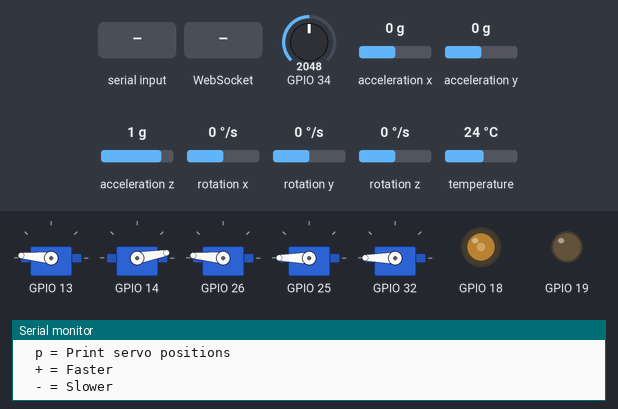
Bench run of a program on a simulated ESP32. Shown: 5 × servo, output pins drawn as LEDs (lit = HIGH), the last lines printed to the serial monitor. The test bench sets the inputs (shaded band); at power-on: GPIO 34 = 2048, acceleration x 0 g, acceleration y 0 g, acceleration z 1 g, rotation x 0 °/s, rotation y 0 °/s, rotation z 0 °/s, temperature 24 °C (analog values on the 0–4095 scale).

Above: at 1.2 s.
1.3 s: "f" received over Serial
At 2.22 s:
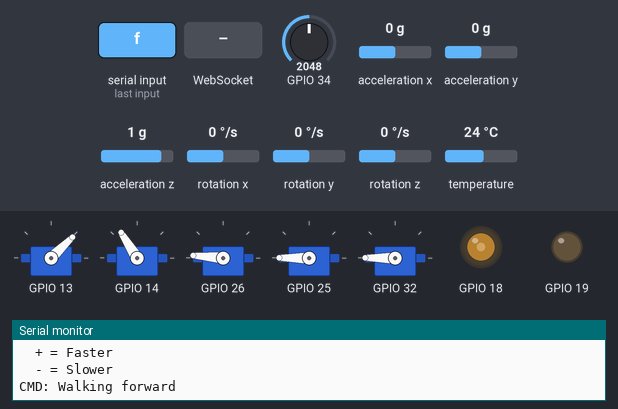
4.3 s: GPIO 34 set to 122
At 5.0 s:
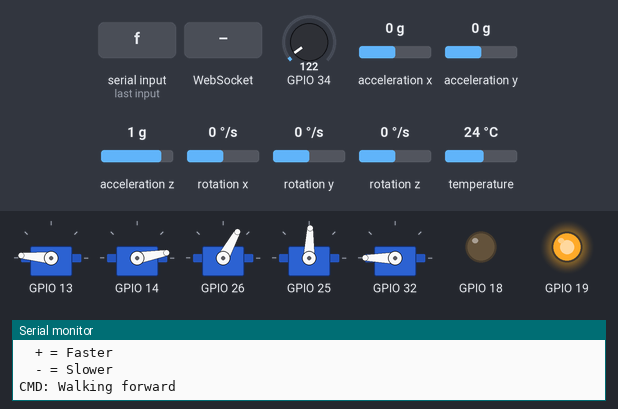
6.0 s: WebSocket text "l" received
At 8.6 s:
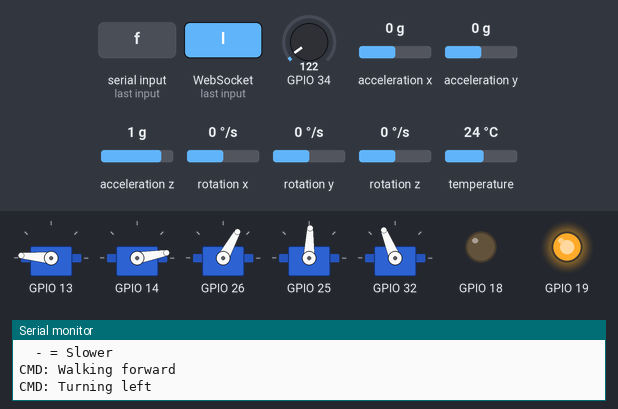
9.0 s: "h" received over Serial
At 10.8 s:
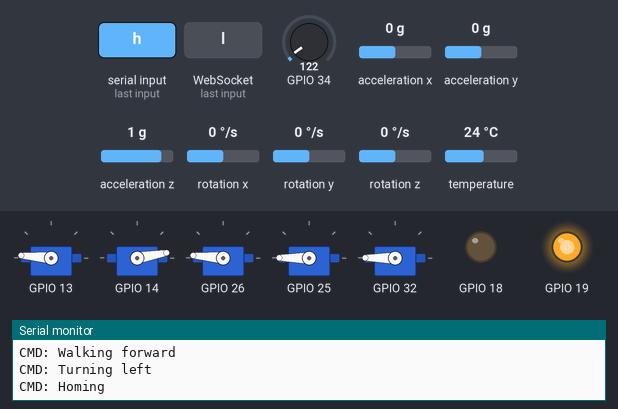
11.1 s: WebSocket text "b" received
At 12.5 s:
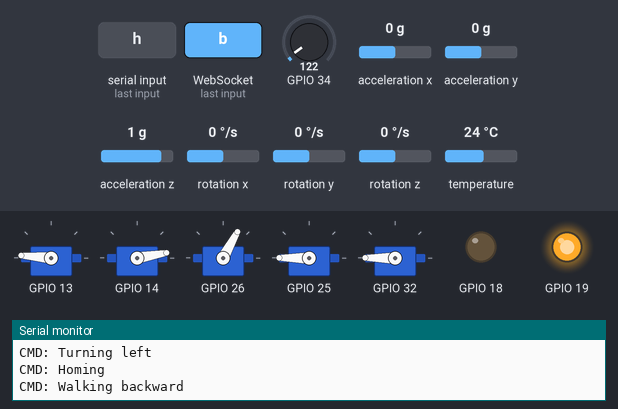
13.2 s: GPIO 34 set to 1228
At 14.42 s:
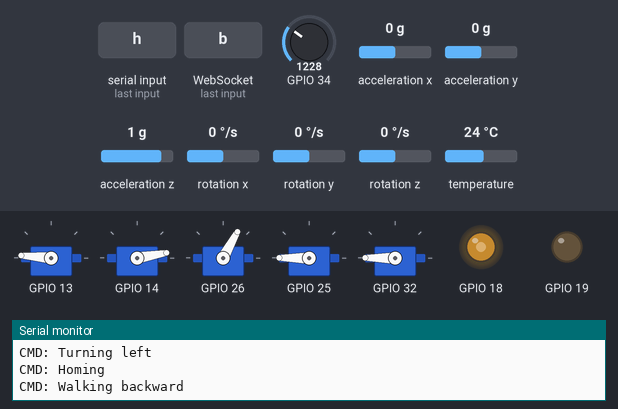
Timing chart, 0 to 21.7 s (numbered marks = the images above; inputs shaded):
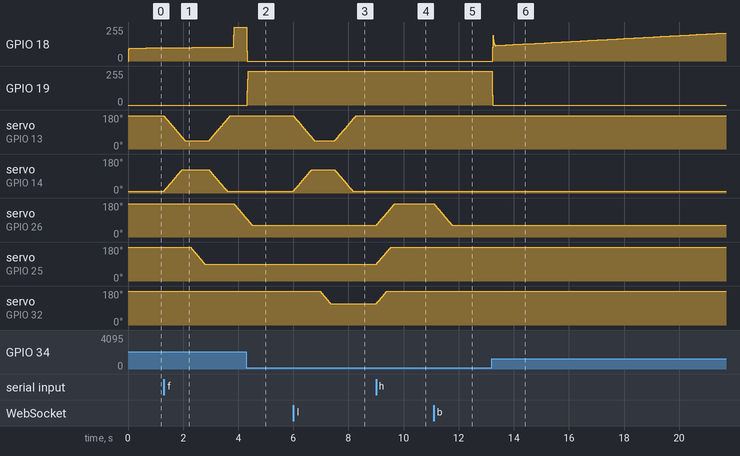

The program:

main.cpp
```cpp
// =====================================================================
// MAIN.CPP — 6-Servo Biped Walking Robot (PlatformIO / ESP32)
// =====================================================================
// This file is intentionally thin.  All logic lives in separate modules:
//
//   include/config.h       — pins, calibration, timing constants
//   include/servo_engine.h — smooth non-blocking motion engine API
//   include/gait.h         — gait state machine API
//   include/commands.h     — serial command handler API
//
//   src/servo_engine.cpp   — motion engine implementation
//   src/gait.cpp           — gait cycle implementation
//   src/commands.cpp       — command dispatcher implementation
// =====================================================================

#include <Arduino.h>
#include "servo_engine.h"
#include "gait.h"
#include "commands.h"
#include "wifi_server.h"
#include "imu.h"

// ---------------------------------------------------------------
// setup — runs once at power-on / reset
// ---------------------------------------------------------------
void setup() {
  Serial.begin(115200);

  initServos();        // attach all servos, write home positions
  initIMU();           // start MPU6050 on D21/D22
  initWiFi();          // start AP hotspot + web server

  enterState(STATE_IDLE);

  Serial.println();
  Serial.println("6-Servo Biped Walker Ready.");
  Serial.println("Commands:");
  Serial.println("  f = Walk forward  (continuous)");
  Serial.println("  b = Walk backward (continuous)");
  Serial.println("  l = Turn left     (continuous)");
  Serial.println("  r = Turn right    (continuous)");
  Serial.println("  s = Stop immediately");
  Serial.println("  h = Return home");
  Serial.println("  p = Print servo positions");
  Serial.println("  + = Faster");
  Serial.println("  - = Slower");
}

// ---------------------------------------------------------------
// loop — runs repeatedly
// ---------------------------------------------------------------
void loop() {
  // 1. Read and dispatch serial commands (non-blocking single byte)
  if (Serial.available()) {
    handleCommand(static_cast<char>(Serial.read()));
  }

  // 2. Advance the gait / homing state machine
  switch (state) {
    case STATE_HOME:
      // Transition to IDLE once all servos have reached home
      if (allServosIdle()) {
        enterState(STATE_IDLE);
        broadcastStatus(); // notify UI that homing is complete
      }
      break;

    case STATE_WALK_FWD:
    case STATE_WALK_BWD:
    case STATE_TURN_L:
    case STATE_TURN_R:
      runGait();
      break;

    case STATE_IDLE:
    default:
      // Servos hold their last commanded position — nothing to do.
      break;
  }

  // 3. Advance all servos one smooth step toward their targets
  updateServos();

  // 4. Tick WiFi: read IMU at 10 Hz, broadcast telemetry, clean WS clients
  tickWifi();
}
```

commands.h
```cpp
#pragma once

// =====================================================================
// COMMANDS.H — Serial command handler
// =====================================================================
// Declares the function that reads and dispatches single-character
// commands from the Serial monitor.
// =====================================================================

// ---------------------------------------------------------------
// Parse one character and dispatch the corresponding action.
// Call from loop() whenever Serial.available() is true.
// ---------------------------------------------------------------
void handleCommand(char cmd);
```

gait.h
```cpp
#pragma once

// =====================================================================
// GAIT.H — Gait state machine and walking / turning routines
// =====================================================================
// Declares the robot state enum, the current state variable, and all
// functions that advance the diagonal-pair gait cycle.
// =====================================================================

// ---------------------------------------------------------------
// Robot top-level states
// ---------------------------------------------------------------
enum RobotState {
  STATE_IDLE,       // stationary, holding last position
  STATE_HOME,       // returning to home; goes IDLE when done
  STATE_WALK_FWD,   // continuous forward walk
  STATE_WALK_BWD,   // continuous backward walk
  STATE_TURN_L,     // continuous left turn
  STATE_TURN_R,     // continuous right turn
  STATE_SIT         // reserved for future sit behaviour
};

extern RobotState state;  // defined in gait.cpp

// ---------------------------------------------------------------
// Transition to a new state and reset gait bookkeeping.
// ---------------------------------------------------------------
void enterState(RobotState newState);

// ---------------------------------------------------------------
// Run one iteration of the current gait (call from loop() when
// in a walking or turning state).
// ---------------------------------------------------------------
void runGait();
```

imu.h
```cpp
#pragma once

// =====================================================================
// IMU.H — MPU6050 accelerometer / gyroscope interface
// =====================================================================
// SDA → GPIO 21 (D21)
// SCL → GPIO 22 (D22)
// =====================================================================

// Processed data snapshot — updated by readIMU()
struct ImuData {
  float ax = 0, ay = 0, az = 0;   // Acceleration  (m/s²)
  float gx = 0, gy = 0, gz = 0;   // Gyroscope     (rad/s)
  float pitch = 0, roll = 0;       // Tilt angles   (degrees)
  float temp  = 0;                  // Die temperature (°C)
  bool  ok    = false;              // false if sensor absent / init failed
};

extern ImuData imuData;  // defined in imu.cpp, read anywhere

// Initialise the MPU6050. Returns true on success.
// Call once from setup().
bool initIMU();

// Read one sample from the MPU6050 and update imuData.
// Call periodically (e.g. every 100 ms) from loop().
void readIMU();
```

servo_engine.h
```cpp
#pragma once

// =====================================================================
// SERVO_ENGINE.H — Non-blocking smooth motion engine
// =====================================================================
// Declares the per-servo state arrays and the functions that smoothly
// drive all 6 servos toward their targets without ever calling delay().
// =====================================================================

#include "config.h"

// ---------------------------------------------------------------
// Per-servo runtime state (defined in servo_engine.cpp)
// ---------------------------------------------------------------
extern int           currentPos[NUM_SERVOS];   // current pulse width (µs)
extern int           targetPos[NUM_SERVOS];    // desired pulse width (µs)
extern unsigned long lastStepTime[NUM_SERVOS]; // millis() of last tick
extern unsigned long stepInterval;             // ms between motion ticks

// ---------------------------------------------------------------
// Initialise all servos: attach, write HOME, prime state arrays.
// Call once from setup().
// ---------------------------------------------------------------
void initServos();

// ---------------------------------------------------------------
// Clamp a requested position to the servo's hardware-safe range.
// ---------------------------------------------------------------
int clampPos(int servoIndex, int value);

// ---------------------------------------------------------------
// Queue a new target position (clamped automatically).
// ---------------------------------------------------------------
void setTarget(int servoIndex, int value);

// ---------------------------------------------------------------
// True when servo[index] has reached its target.
// ---------------------------------------------------------------
bool servoReached(int servoIndex);

// ---------------------------------------------------------------
// True when BOTH servos in a diagonal pair have reached their targets.
// ---------------------------------------------------------------
bool pairReached(int a, int b);

// ---------------------------------------------------------------
// True when every servo has reached its target.
// ---------------------------------------------------------------
bool allServosIdle();

// ---------------------------------------------------------------
// Advance every servo one motion-tick toward its target.
// Call unconditionally on every loop() iteration.
// ---------------------------------------------------------------
void updateServos();

// ---------------------------------------------------------------
// Send all servos to HOME_POS immediately (queues targets).
// ---------------------------------------------------------------
void goHomeAll();

// ---------------------------------------------------------------
// Send all servos to SIT_POS immediately (queues targets).
// ---------------------------------------------------------------
void sitDown();

// ---------------------------------------------------------------
// Print current positions + speed to Serial.
// ---------------------------------------------------------------
void printPositions();
```

wifi_server.h
```cpp
#pragma once

// =====================================================================
// WIFI_SERVER.H — WiFi Access Point + AsyncWebServer + WebSocket
// =====================================================================
// The ESP32 hosts its own WiFi hotspot.  Connect to "BipedBot" and
// open http://192.168.4.1 in any browser to get the controller UI.
// =====================================================================

// Start the WiFi AP, web server, and WebSocket endpoint.
// Call once from setup().
void initWiFi();

// Push current state, speed, servo positions and IMU data to every
// connected WebSocket client.
void broadcastStatus();

// Call from loop() every iteration:
//  - reads the IMU and broadcasts status every 100 ms
//  - releases timed-out WebSocket clients
void tickWifi();
```

commands.cpp
```cpp
// =====================================================================
// COMMANDS.CPP — Serial command handler
// =====================================================================
// Translates single-character commands received over Serial into robot
// state transitions or configuration changes.  All commands are listed
// in the help text printed by setup() in main.cpp.
// =====================================================================

#include <Arduino.h>
#include "commands.h"
#include "config.h"
#include "servo_engine.h"
#include "gait.h"

// ---------------------------------------------------------------
// handleCommand — parse one byte and act on it.
// ---------------------------------------------------------------
void handleCommand(char cmd) {
  switch (cmd) {

    // --- Motion commands ---
    case 'f':
      Serial.println("CMD: Walking forward");
      enterState(STATE_WALK_FWD);
      break;

    case 'b':
      Serial.println("CMD: Walking backward");
      enterState(STATE_WALK_BWD);
      break;

    case 'l':
      Serial.println("CMD: Turning left");
      enterState(STATE_TURN_L);
      break;

    case 'r':
      Serial.println("CMD: Turning right");
      enterState(STATE_TURN_R);
      break;

    // --- Stop / Home / Sit ---
    case 's':
      Serial.println("CMD: Stop");
      enterState(STATE_IDLE);
      break;

    case 'h':
      Serial.println("CMD: Homing");
      goHomeAll();
      enterState(STATE_HOME);
      break;

    case 'i':
      Serial.println("CMD: Sit");
      enterState(STATE_SIT);
      break;


    // --- Diagnostics ---
    case 'p':
      printPositions();
      break;

    // --- Speed adjustment ---
    case '+':
      if (stepInterval > MIN_INTERVAL) stepInterval -= 2;
      Serial.print("Speed increased. Interval = ");
      Serial.print(stepInterval);
      Serial.println(" ms");
      break;

    case '-':
      if (stepInterval < MAX_INTERVAL) stepInterval += 2;
      Serial.print("Speed decreased. Interval = ");
      Serial.print(stepInterval);
      Serial.println(" ms");
      break;

    default:
      // Silently ignore newlines ('\r', '\n') and unknown characters.
      break;
  }
}
```

gait.cpp
```cpp
// =====================================================================
// GAIT.CPP — Diagonal-pair gait state machine
// =====================================================================
// Implements the 6-step gait cycle used by all four movement modes
// (forward, backward, turn-left, turn-right).  A single generic
// runGaitCycle() function handles all four directions — the only
// difference is which diagonal pair leads and which actuator moves.
// =====================================================================

#include <Arduino.h>
#include "gait.h"
#include "config.h"
#include "servo_engine.h"

// ---------------------------------------------------------------
// State (extern declared in gait.h)
// ---------------------------------------------------------------
RobotState state = STATE_IDLE;

// ---------------------------------------------------------------
// Gait bookkeeping (private to this file)
// ---------------------------------------------------------------
static int           gaitStep      = 0;     // 0..5 within current gait cycle
static bool          stepInitiated = false; // has the target for this step been set?
static bool          holding       = false; // are we in the post-move hold pause?
static unsigned long holdStart     = 0;

// ---------------------------------------------------------------
// Private helpers: gait building blocks
// ---------------------------------------------------------------

// Lift both legs of a diagonal pair to their LIFT positions.
static void liftPair(int a, int b) {
  setTarget(a, LIFT_POS[a]);
  setTarget(b, LIFT_POS[b]);
}

// Lower both legs of a diagonal pair back to HOME positions.
static void lowerPair(int a, int b) {
  setTarget(a, HOME_POS[a]);
  setTarget(b, HOME_POS[b]);
}

// Reset gait bookkeeping (called on every state transition).
static void resetGait() {
  gaitStep      = 0;
  stepInitiated = false;
  holding       = false;
}

// ---------------------------------------------------------------
// Generic diagonal-gait cycle executor.
//
// Parameters
//   pairFirstA/B  : servo indices of the FIRST diagonal pair (lifted steps 0-2)
//   pairSecondA/B : servo indices of the SECOND diagonal pair (lifted steps 3-5)
//   moveServoIdx  : S5 (slider) for walking, S6 (rotator) for turning
//   seqA          : target sent to moveServoIdx during step 1
//   seqB          : target sent to moveServoIdx during step 4
//
// Cycle (6 steps, loops forever while state is unchanged):
//   0: lift pairFirst
//   1: move actuator to seqA     (slider/rotator provides propulsion)
//   2: lower pairFirst
//   3: lift pairSecond
//   4: move actuator to seqB     (return stroke)
//   5: lower pairSecond  → repeat
// ---------------------------------------------------------------
static void runGaitCycle(int pairFirstA,  int pairFirstB,
                          int pairSecondA, int pairSecondB,
                          int moveServoIdx, int seqA, int seqB) {

  int  checkA      = -1, checkB = -1;
  bool singleCheck = false;

  switch (gaitStep) {
    case 0:
      if (!stepInitiated) { liftPair(pairFirstA, pairFirstB); stepInitiated = true; }
      checkA = pairFirstA; checkB = pairFirstB;
      break;
    case 1:
      if (!stepInitiated) { setTarget(moveServoIdx, seqA); stepInitiated = true; }
      checkA = moveServoIdx; singleCheck = true;
      break;
    case 2:
      if (!stepInitiated) { lowerPair(pairFirstA, pairFirstB); stepInitiated = true; }
      checkA = pairFirstA; checkB = pairFirstB;
      break;
    case 3:
      if (!stepInitiated) { liftPair(pairSecondA, pairSecondB); stepInitiated = true; }
      checkA = pairSecondA; checkB = pairSecondB;
      break;
    case 4:
      if (!stepInitiated) { setTarget(moveServoIdx, seqB); stepInitiated = true; }
      checkA = moveServoIdx; singleCheck = true;
      break;
    case 5:
      if (!stepInitiated) { lowerPair(pairSecondA, pairSecondB); stepInitiated = true; }
      checkA = pairSecondA; checkB = pairSecondB;
      break;
  }

  // Has this step's motion completed?
  bool reached = singleCheck ? servoReached(checkA) : pairReached(checkA, checkB);

  // Start the hold timer on first reaching the target.
  if (reached && !holding) {
    holding   = true;
    holdStart = millis();
  }

  // After the hold expires, advance to the next step.
  if (holding && (millis() - holdStart >= HOLD_MS)) {
    gaitStep      = (gaitStep + 1) % 6;
    stepInitiated = false;
    holding       = false;
  }
}

// ---------------------------------------------------------------
// Public API — enterState
// ---------------------------------------------------------------
void enterState(RobotState newState) {
  state = newState;
  resetGait();
  // Kick off the sit motion the moment we enter STATE_SIT
  if (newState == STATE_SIT) {
    sitDown();
  }
}

// ---------------------------------------------------------------
// Public API — runGait
// Dispatch to the correct gait configuration for the current state.
// ---------------------------------------------------------------
void runGait() {
  switch (state) {
    case STATE_WALK_FWD:
      // Diagonal A (S1+S2) leads; slider drives FORWARD then returns HOME.
      runGaitCycle(S1, S2, S3, S4, S5, SLIDE_FORWARD, SLIDE_HOME);
      break;

    case STATE_WALK_BWD:
      // Diagonal B (S3+S4) leads instead → reverses travel direction.
      runGaitCycle(S3, S4, S1, S2, S5, SLIDE_FORWARD, SLIDE_HOME);
      break;

    case STATE_TURN_L:
      // Diagonal A leads; rotator drives TURN then returns HOME.
      runGaitCycle(S1, S2, S3, S4, S6, ROTATE_TURN, ROTATE_HOME);
      break;

    case STATE_TURN_R:
      // Diagonal B leads instead → reverses turn direction.
      runGaitCycle(S3, S4, S1, S2, S6, ROTATE_TURN, ROTATE_HOME);
      break;

    case STATE_SIT:
      // Sit motion is triggered once in enterState().
      // Here we just wait for all servos to finish, then go IDLE.
      if (allServosIdle()) {
        state = STATE_IDLE;
      }
      break;

    default:
      break;
  }
}
```

Source omitted: html_page.h (17855 bytes), imu.cpp (2189 bytes), servo_engine.cpp (8604 bytes), wifi_server.cpp (5271 bytes), config.h (4210 bytes)

Measured:
- after the input at 1.3 s, servo on GPIO 14: rises from 10° to 122° in 0.65 s, then falls to 10° in 1.6 s; servo on GPIO 26: moves from 175° to 100° over 0.43 s, starting after 2.5 s; servo on GPIO 25: moves from 180° to 88° over 0.52 s, starting after 0.97 s
- after the input at 4.3 s, GPIO 18: 255/255 → 0/255 at once; GPIO 19: 0/255 → 255/255 at once
- after the input at 6.0 s, servo on GPIO 14: rises from 10° to 122° in 0.66 s, then falls to 10° in 1.5 s; servo on GPIO 32: moves from 180° to 112° over 0.39 s, starting after 0.96 s
- after the input at 9.0 s, servo on GPIO 26: moves from 61° to 175° over 0.66 s, starting at once; servo on GPIO 25: moves from 88° to 180° over 0.54 s, starting at once; servo on GPIO 32: moves from 112° to 180° over 0.41 s, starting at once
- after the input at 11.1 s, servo on GPIO 26: moves from 175° to 61° over 0.66 s, starting at once
- after the input at 13.2 s, GPIO 19: 255/255 → 0/255 at once
